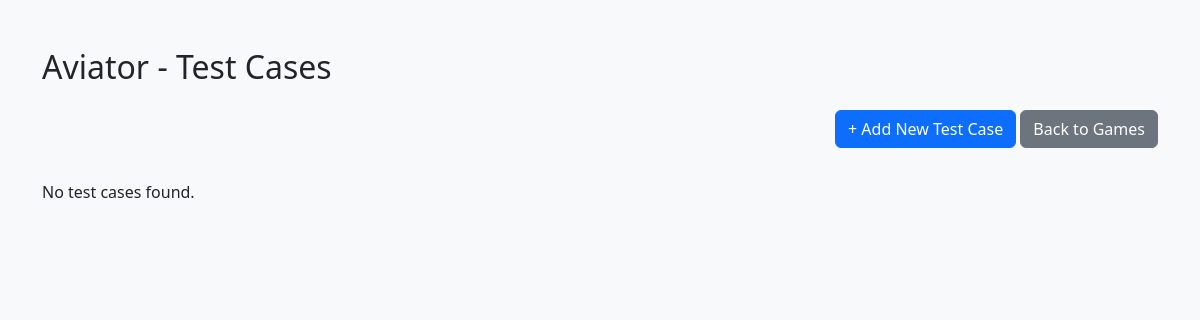
/games/Aviator, run on an earlier commit of the app's database.
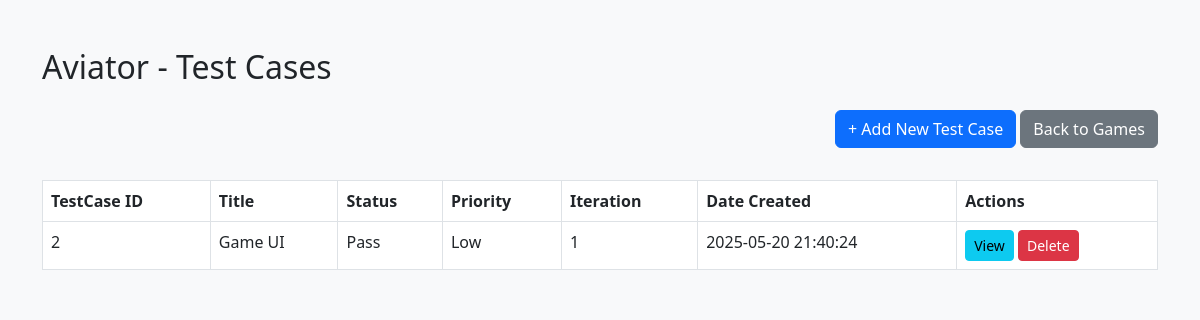
And on a later commit of the database.
### tables this page shows
CREATE TABLE test_cases (
            id INTEGER PRIMARY KEY AUTOINCREMENT,
            game TEXT,
            title TEXT,
            description TEXT,
            steps TEXT,
            expected_result TEXT,
            actual_result TEXT,
            status TEXT,
            priority TEXT,
            iteration INTEGER,
            created_by TEXT,
            date_created TEXT
        );

### app.py (the view)
@app.route('/games/<game_name>')
def index(game_name):
    test_cases = get_all_test_cases(game_name)
    grouped_cases = defaultdict(list)
    for case in test_cases:
        grouped_cases['All Test Cases'].append(case)
    return render_template('index.html', game_name=game_name, grouped_cases=dict(grouped_cases))

### models.py (called while the page is built)
def get_all_test_cases(game):
    with sqlite3.connect(DB_NAME) as conn:
        conn.row_factory = sqlite3.Row
        c = conn.cursor()
        c.execute('SELECT * FROM test_cases WHERE game = ? ORDER BY id ASC', (game,))
        return c.fetchall()

### templates/index.html (shortened to what this page needs)
<!DOCTYPE html>
<html lang="en">
<head>
    <link href="https://cdn.jsdelivr.net/npm/bootstrap@5.3.0/dist/css/bootstrap.min.css" rel="stylesheet" />
</head>
<body class="bg-light">
<div class="container mt-5">
    <h2 class="mb-4">{{ game_name }} - Test Cases</h2>
    <div class="text-end mb-3">
        <a href="{{ url_for('add', game_name=game_name) }}" class="btn btn-primary mb-3">+ Add New Test Case</a>
        <a href="{{ url_for('home') }}" class="btn btn-secondary mb-3">Back to Games</a>
    </div>
    {% if grouped_cases['All Test Cases'] %}
        <table class="table table-bordered table-hover bg-white">
            <thead>
                <tr>
                    <th>TestCase ID</th>
                    <th>Title</th>
                    <th>Status</th>
                    <th>Priority</th>
                    <th>Iteration</th>
                    <th>Date Created</th>
                    <th>Actions</th>
                </tr>
            </thead>
            <tbody>
                {% for case in grouped_cases['All Test Cases'] %}
                <tr>
                    <td>{{ case.id }}</td>
                    <td>{{ case.title }}</td>
                    <td>{{ case.status }}</td>
                    <td>{{ case.priority }}</td>
                    <td>{{ case.iteration }}</td>
                    <td>{{ case.date_created }}</td>
                    <td>
                        <a href="{{ url_for('view_testcase', game_name=game_name, testcase_id=case.id) }}" class="btn btn-sm btn-info">View</a>
                        <form action="{{ url_for('delete_testcase', game_name=game_name, testcase_id=case.id) }}" method="post" style="display:inline;" onsubmit="return confirm('Are you sure you want to delete this test case?');">
                            <button type="submit" class="btn btn-danger btn-sm">Delete</button>
                        </form>
                    </td>
                </tr>
                {% endfor %}
            </tbody>
        </table>
    {% else %}
        <p>No test cases found.</p>
    {% endif %}
</div>
</body>
</html>

What changed in the data, as far as the page shows it:
added test_cases: game "Aviator", id "2", title "Game UI", status "Pass", priority "Low", iteration "1", date_created "2025-05-20 21:40:24"
Also different on the page:
{{ game_name }}: "Aviator" → (not shown)
text no longer shown: "No test cases found."
text now shown: "TestCase ID Title Status Priority Iteration Date Created Actions"
